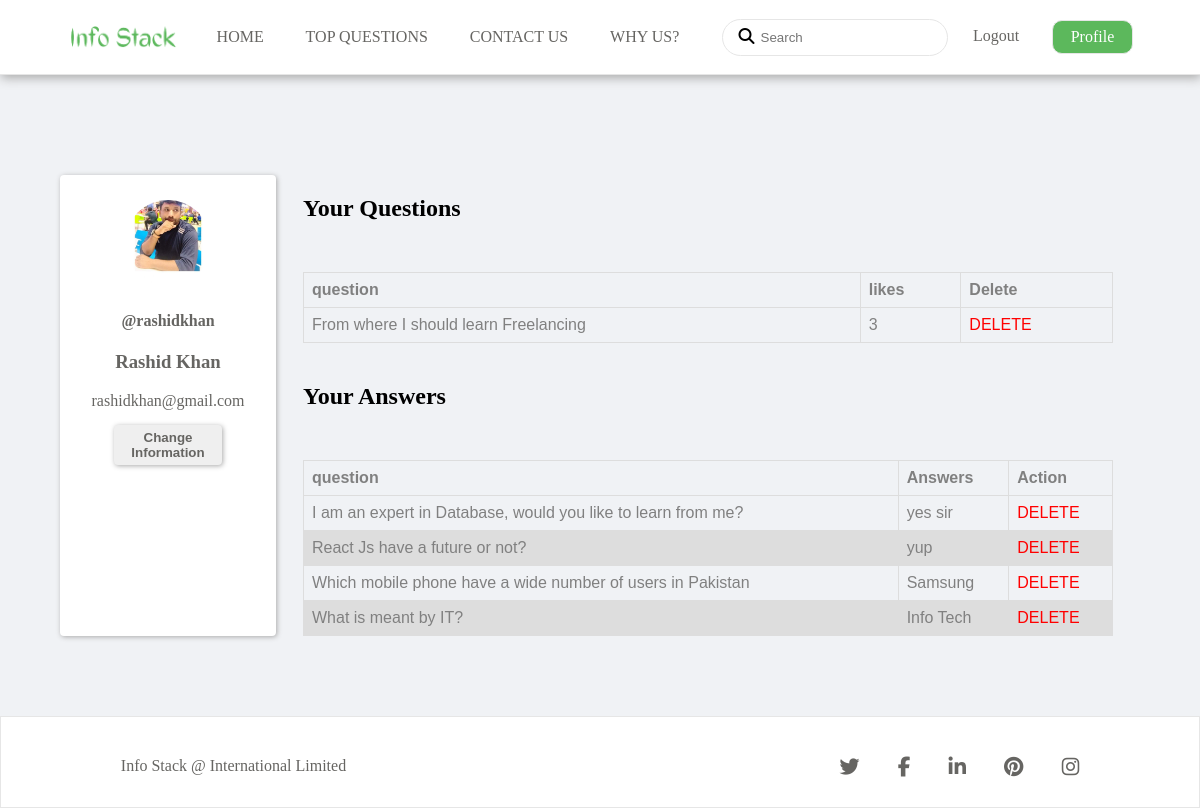
The app's page /user-profile.php (signed in) with its own data.
### tables this page shows
CREATE TABLE `user_iformation` (
  `user_id` int(11) NOT NULL,
  `user_name` varchar(100) NOT NULL,
  `user_fullname` varchar(100) NOT NULL,
  `user_email` varchar(200) NOT NULL,
  `user_password` text NOT NULL,
  `user_image` varchar(900) NOT NULL,
  `status` int(11) NOT NULL
);

CREATE TABLE `question` (
  `question_id` int(11) NOT NULL,
  `user_email` varchar(225) NOT NULL,
  `u_name` varchar(225) NOT NULL,
  `question` varchar(500) NOT NULL,
  `likes` int(225) NOT NULL,
  `dislikes` int(225) NOT NULL,
  `user_image` varchar(900) NOT NULL,
  `date` varchar(200) NOT NULL
);

CREATE TABLE `answers` (
  `id` int(11) NOT NULL,
  `q_id` int(11) NOT NULL,
  `u_id` int(11) NOT NULL,
  `answer_desc` text NOT NULL,
  `user_email` varchar(100) NOT NULL
);

### user-profile.php (the view, shortened to what this page needs)
<?php
include("connection.php");
?>
<!DOCTYPE html>
<html lang="en">
<head>
    <link rel="stylesheet" href="css/user-profile.css">
</head>
<body>
    <?php
           include('navigation.php');
     ?>
   <div class="my-profile">
     <div class="personnel-information">
            <?php
             $name= @$_SESSION['logged_username'];
            $uquery = "SELECT * FROM user_iformation  WHERE user_name='$name'";
             $urun=mysqli_query($conn, $uquery);
             $row=mysqli_fetch_assoc($urun);
            ?>
            <div class="profile-pic">
                <img src="<?php echo $row['user_image'] ?>" alt="Users-Info">
            </div>
            <div class="user-name">
                <h4>@<?php echo $row['user_name'] ?></h4>
            </div>
            <div class="full-name">
                <h3><?php echo $row['user_fullname'] ?></h3>
            </div>
            <div class="user-email">
                <span><?php echo $row['user_email'] ?></span>
            </div>
            <div class="button">
                <button>
                    Change Information
                </button>
            </div>
     </div>
     <div class="table">
        <table>
            <h2>Your Questions </h2>
            <thead>
                <th >question</th>
                 <th >likes</th>
                <th >Delete</th>
            </thead>
            <tbody>
                <?php
                     $mysql="SELECT * FROM question WHERE u_name='$name'";
                     $run=mysqli_query($conn,$mysql);
                     while($row=mysqli_fetch_assoc($run)){
                        ?>
                     <tr>
                       <td><?php echo $row['question']; ?></td>
                       <td><?php echo $row['likes']; ?></td>
                       <td><a href="delete_user_question.php?id=<?php echo $row['question_id'] ?>">DELETE</a></td>
                     </tr>
                        <?php
                     }
                ?>
            </tbody>
        </table>
         <table>
            <h2 style="padding-top: 20px;"> Your Answers</h2>
            <thead>
                <th >question</th>
                <th >Answers</th>
                <th>Action</th>
            </thead>
            <tbody>
                <?php
                $id=$_SESSION['user_id'];
                     $mysql="SELECT * FROM answers WHERE u_id ='$id'";
                     $run=mysqli_query($conn,$mysql);
                     while($row=mysqli_fetch_assoc($run)){
                        ?>
                     <tr>
                        <?php
                        $qq=$row['q_id'];
                        $wsql="SELECT * FROM question WHERE question_id ='$qq'";
                       $wrun=mysqli_query($conn,$wsql);
                       $qdesc=mysqli_fetch_assoc($wrun);
                       ?>
                       <td><?php echo $qdesc['question']; ?></td>
                       <td><?php echo $row['answer_desc']; ?></td>
                       <td><a href="delete_user_answer.php?id=<?php echo $row['id'] ?>">DELETE</a></td>
                     </tr>
                        <?php
                     }
                ?>
            </tbody>
        </table>
     </div>
   </div>
<footer class="my-footer-border">
    <div class="footer-child">
     <div class="footer-limited">
         <span>
             Info Stack @ International Limited
         </span>
     </div>
     <div class="footer-logos">
         <i class="fa fa-twitter"></i>
         <i class="fa fa-facebook"></i>
         <i class="fa fa-linkedin"></i>
         <i class="fa fa-pinterest"></i>
         <i class="fa fa-instagram"></i>
     </div>
    </div>
 </footer>
</body>
</html>

### css/user-profile.css (style rules this page uses)
body { margin:0;padding:0;overflow-x:hidden;background-color:#f0f2f5;box-sizing:border-box }
.personnel-information { padding-bottom: 90px;float: left; width:30%;margin-top:20px;padding-top:20px;border:none;border-radius:4px;box-shadow:1px 1px 5px #aaaaaa;color:#666562;font-weight:bold;background-color:white }
.profile-pic { width:40%;margin:0 auto;border-radius:50% }
.profile-pic img { width:100%;margin-top:5px;border-radius:50% }
.user-name,.full-name,.user-email,.button { text-align:center;margin:0 auto;font-weight:lighter;color:#666562 }
button { border:none;border-radius:4px;box-shadow:1px 1px 5px #aaaaaa;color:#666562;font-weight:bold;margin-top:15px;width:50%;height:40px;cursor:pointer }
footer { background-color:white;position:sticky;color:#666562 }
.footer-child { width:80%;padding-bottom:30px;padding-top:40px;margin:0 auto;display:flex;justify-content:space-between }
.footer-limited { width:35% }
.footer-logos { width:25%;display:flex;justify-content:space-between;font-size:20px }
.my-footer-border { border:1px solid #e6e6e6;background-color:white }

### user-profile.php (style rules this page uses)
a { text-decoration: none; color: red; }
.my-profile { display: flex; width: 90%; height:auto; margin: 10vh auto; }
.personnel-information { float: left; width: 20%; }
.table { float: right; width: 75%; height: auto; margin: auto; margin-top: 20px; }
table { font-family: arial, sans-serif; border-collapse: collapse; width: 100%; color: grey; }
td, th { border: 1px solid #dddddd; text-align: left; padding: 8px; }
tr:nth-child(even) { background-color: #dddddd; }
h2 { padding-bottom: 30px; }

### records on screen
user_iformation: user_image (picture), user_name "rashidkhan", user_fullname "Rashid Khan", user_email "rashidkhan@gmail.com"
question: question "From where I should learn Freelancing", likes "3"
answers: q.question "I am an expert in Database, would you like to learn from me?", answer_desc "yes sir"
answers: q.question "React Js have a future or not?", answer_desc "yup"
answers: q.question "Which mobile phone have a wide number of users in Pakistan", answer_desc "Samsung"
answers: q.question "What is meant by IT?", answer_desc "Info Tech"
